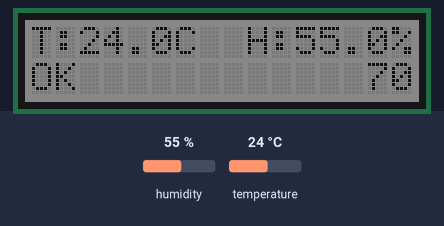
A sketch run on a simulated Arduino Zero (SAMD21). Shown: 16×2 character LCD. Inputs (shaded band) come from the test bench; at power-on: humidity 55 %, temperature 24 °C. What the sketch prints to the serial monitor is not drawn.

Above: at 1.2 s.
1.3 s: humidity set to 22 %
At 3.5 s:
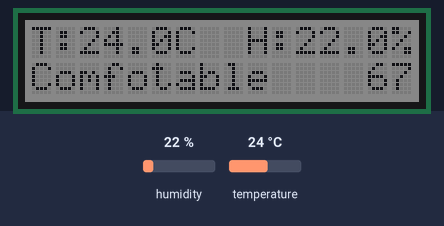
4.1 s: temperature set to 12 °C
At 5.4 s:
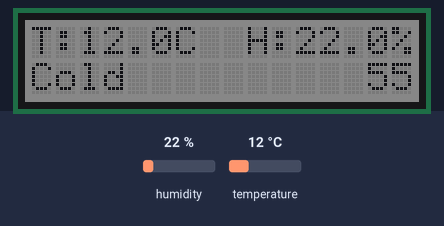
6.9 s: humidity set to 68 %
At 9.0 s:
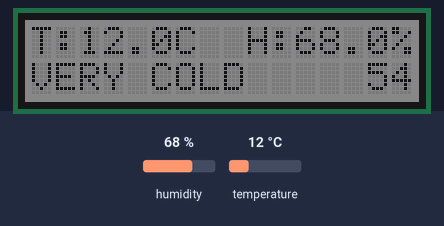
9.8 s: temperature set to 28 °C
At 11.2 s:
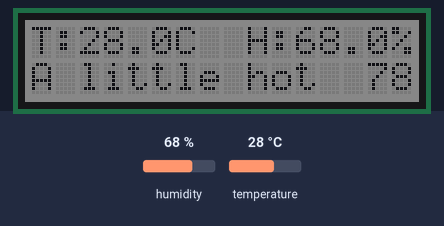
12.6 s: humidity set to 88 %
At 15.4 s:
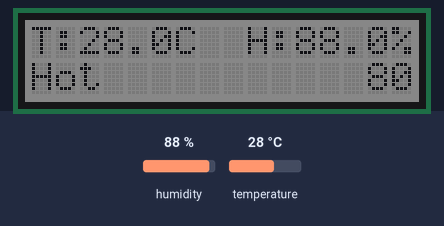
16.1 s: temperature set to 33 °C
At 17.2 s:
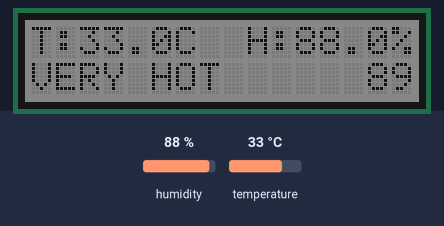
Timing chart, 0 to 19.1 s (numbered marks = the images above; inputs shaded):
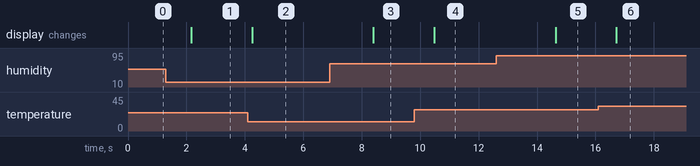

Measured:
- after the input at 1.3 s, the display: changes after 0.87 s (image 1)
- after the input at 4.1 s, the display: changes after 0.15 s (image 2)
- after the input at 6.9 s, the display: changes after 1.5 s (image 3)
- after the input at 9.8 s, the display: changes after 0.68 s (image 4)
- after the input at 12.6 s, the display: changes after 2.0 s (image 5)
- after the input at 16.1 s, the display: changes after 0.61 s (image 6)

The sketch:

temp_reporter_arduino.ino
```cpp
#include "DHT.h"
#include <Wire.h>
#include "rgb_lcd.h"

#define DHTPIN 2

// Uncomment whatever type you're using!
//#define DHTTYPE DHT11   // DHT 11
#define DHTTYPE DHT22   // DHT 22  (AM2302)
//#define DHTTYPE DHT21   // DHT 21 (AM2301)

DHT dht(DHTPIN, DHTTYPE);

#if defined(ARDUINO_ARCH_AVR)
    #define debug  Serial

#elif defined(ARDUINO_ARCH_SAMD) ||  defined(ARDUINO_ARCH_SAM)
    #define debug  SerialUSB
#else
    #define debug  Serial
#endif

rgb_lcd lcd;

int colorR = 100;
int colorG = 100;
int colorB = 100;

// Uncomment if you use Sliding Potentiometer or other analog sensor
//int adcPin = A0;
//int adcIn = 0;
float brightness = 255;

float THI = 0;


float getTHI(float t, float h)
{
    float thi = 0.81 * t + 0.01 * h * (0.99 * t - 14.3) + 46.3;
    int thiInt = (int)(thi * 10);
    return thiInt / 10.0;
}

String thiFeeling(float thi)
{
    if (thi < 55) {
        return "VERY COLD";
    } else if (thi < 60) {
        return "Cold";
    } else if (thi < 65) {
        return "OK";
    } else if (thi < 70) {
        return "Comfotable";
    } else if (thi < 75) {
        return "OK";
    } else if (thi < 80) {
        return "A little hot";
    } else if (thi < 85) {
        return "Hot";
    } else {
        return "VERY HOT";
    }
}


void setup()
{
    Serial.begin(115200);
    Wire.begin();
    dht.begin();
    lcd.begin(16, 2);
    lcd.setRGB(colorR, colorG, colorB);
}

void loop()
{
    //adcIn = analogRead(adcPin);
    //brightness = (float)adcIn / 1023;
    //lcd.setRGB(colorR * brightness, colorG * brightness, colorB * brightness);

    float temp_hum_val[2] = {0};

    if (!dht.readTempAndHumidity(temp_hum_val)) {
        lcd.clear();
        Serial.print(temp_hum_val[0]);
        Serial.print(" ");
        Serial.println(temp_hum_val[1]);

        lcd.print("T:");
        lcd.setCursor(2, 0);
        lcd.print(temp_hum_val[1]);
        lcd.setCursor(6, 0);
        lcd.print("C  H:");
        lcd.setCursor(11, 0);
        lcd.print(temp_hum_val[0]);
        lcd.setCursor(15, 0);
        lcd.print("%");

        THI = getTHI(temp_hum_val[1], temp_hum_val[0]);
        lcd.setCursor(0, 1);
        lcd.print(thiFeeling(THI));
        lcd.setCursor(14, 1);
        lcd.print(THI);
    }
    else
    {
        Serial.println("Faled to get temperature and humidity value.");
        lcd.clear();
        lcd.print("Failed to get");
        lcd.setCursor(0, 1);
        lcd.print("value.");
    }
    delay(1000);
}
```
